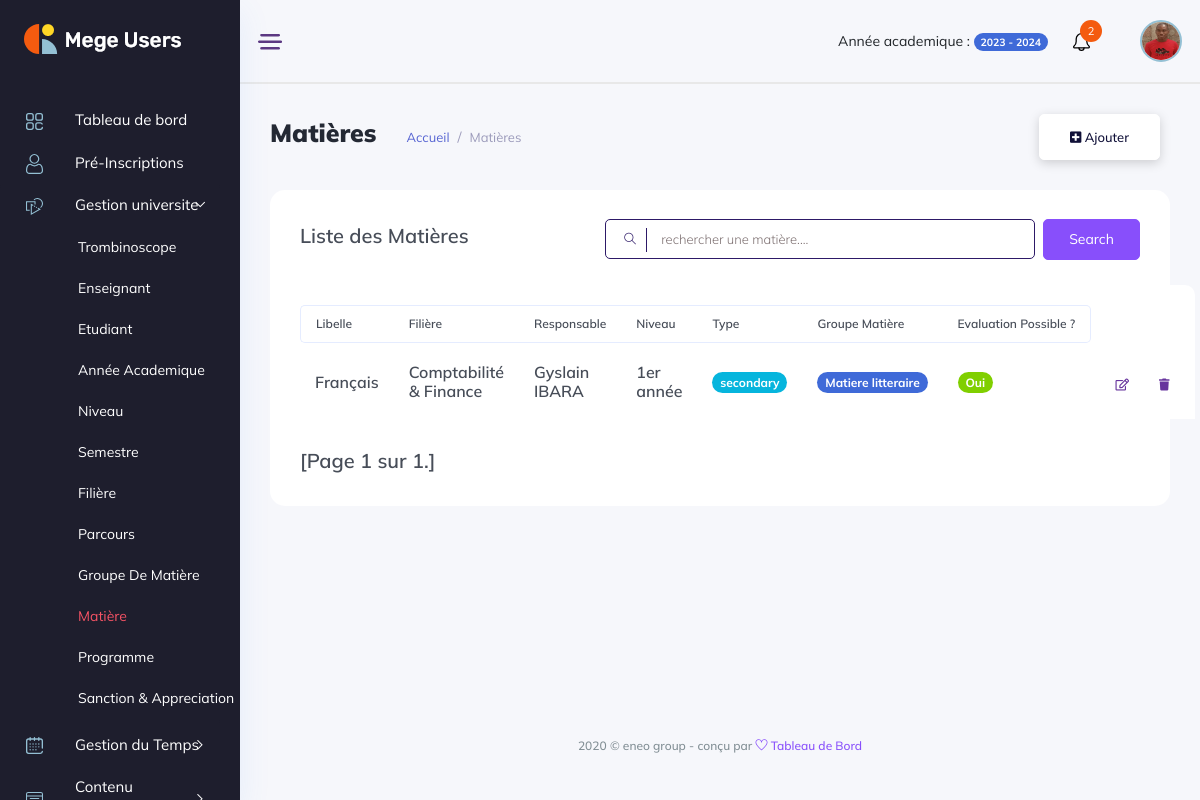
/gestion_universite/matières/ (signed in), run on the app's committed database.
### backend/models/gestion_ecole.py (models this page shows, shortened)
class Subject(models.Model):
    label = models.CharField(max_length=50)
    sector = models.ForeignKey(Sector, on_delete=models.SET_NULL, blank=True, null=True)
    teacher_in_charge = models.ForeignKey(Teacher, on_delete=models.SET_NULL, null=True, blank=True)
    level = models.ForeignKey(Level, on_delete=models.SET_NULL, blank=True, null=True)
    types = [('obligatory', 'Obligatory'), ('secondary', 'Secondary')]
    type = models.CharField(max_length=12, choices=types)
    subject_group = models.ForeignKey(GroupSubject, on_delete=models.SET_NULL, null=True, blank=True)
    possible_evaluation = models.BooleanField(default=True)
    possible_averaging = models.BooleanField(default=True)
    coefficient = models.IntegerField(default=1)
    created_at = models.DateTimeField(auto_now_add=True)
    updated_at = models.DateTimeField(auto_now=True)

class Sector(models.Model):
    title = models.CharField(max_length=50)
    school = models.ForeignKey(Etablishment, on_delete=models.CASCADE, null=True)
    created_at = models.DateTimeField(auto_now_add=True)
    updated_at = models.DateTimeField(auto_now=True)

class Level(models.Model):
    label = models.CharField(max_length=50)
    school = models.ForeignKey(Etablishment, on_delete=models.CASCADE, null=True)
    created_at = models.DateTimeField(auto_now_add=True)
    updated_at = models.DateTimeField(auto_now=True)

class GroupSubject(models.Model):
    title = models.CharField(max_length=50)
    school = models.ForeignKey(Etablishment, on_delete=models.CASCADE, null=True)
    created_at = models.DateTimeField(auto_now_add=True)
    updated_at = models.DateTimeField(auto_now=True)

### backend/models/user_account.py (models this page shows, shortened)
class Teacher(models.Model):
    lastname = models.CharField(max_length=50, blank=True)
    firstname = models.CharField(max_length=50, blank=True)
    address = models.CharField(max_length=50, blank=True)
    tel = models.CharField(max_length=20, blank=True)
    city = models.CharField(max_length=17, choices=cities, blank=True)
    sex = models.CharField(max_length=10, choices=sexes, blank=True)
    bithday = models.DateField(blank=True, null=True)
    nationality = models.CharField(max_length=20, blank=True)
    email = models.CharField(max_length=120, unique=True, blank=True)
    status = models.CharField(max_length=20, blank=True)
    last_diploma = models.CharField(max_length=20, choices=last_diploma, blank=True,)
    picture = models.ImageField(upload_to="teacher_images", blank=True, null=True)
    type_of_counter = models.CharField(max_length=20, blank=True)
    start_of_contrat = models.DateField(blank=True, null=True)
    end_of_contrat = models.DateField(blank=True, null=True)
    created_at = models.DateTimeField(auto_now_add=True, null=True)
    updated_at = models.DateTimeField(auto_now=True, null=True)
    def fullname(self):
        return f"{self.firstname} {self.lastname}"

### manager_dashboard/views/gestion_universite_view.py (called while the page is built)
    def dispatch(self,request, *args, **kwargs):
        if not request.user.is_authenticated:
            return redirect('backend:login')
        if request.user.is_manager or request.user.is_admin:
            return super().dispatch(request, *args, **kwargs)
        return redirect('backend:logout')

    def get(self, request, *args, **kwargs):
        subjects = Subject.objects.filter(level__school=request.user.school)
        items_per_page = 10
        paginator = Paginator(subjects, items_per_page)
        page = request.GET.get('page')
        try:
            data_page = paginator.page(page)
        except PageNotAnInteger:
            data_page = paginator.page(1)
        except EmptyPage:
            data_page = paginator.page(paginator.num_pages)
        context = {'subjects':data_page}
        return render(request, template_name=self.template, context=context)

### manager_dashboard/templates/manager_dashboard/gestion_universite/matieres.html (shortened to what this page needs)
{% extends '../base.html' %}
{% load static %}
{% block content %}
<div class="main_content_iner overly_inner ">
    <div class="container-fluid p-0 ">
        <div class="row">
            <div class="col-12">
                <div class="page_title_box d-flex flex-wrap align-items-center justify-content-between">
                    <div class="page_title_left d-flex align-items-center">
                        <h3 class="f_s_25 f_w_700 dark_text mr_30">Matières</h3>
                        <ol class="breadcrumb page_bradcam mb-0">
                            <li class="breadcrumb-item"><a class='text-primary' href='{% url "manager_dashboard:index" %}'>Accueil</a></li>
                            <li class="breadcrumb-item"><a href="">Matières</a></li>
                        </ol>
                    </div>
                    <div class="page_title_right">
                        <div class="page_date_button d-flex align-items-center">
                            <a href='{% url "manager_dashboard:add_subject" %}' class="white_btn3"> <i class="fas fa-plus-square"></i> Ajouter</a>
                        </div>
                    </div>
                </div>
            </div>
        </div>
        <div class="row">
            <div class="col-lg-12">
                <div class="white_card card_height_100 mb_30 pt-4">
                    <div class="white_card_body">
                        <div class="QA_section">
                            <div class="white_box_tittle list_header">
                                <h4>Liste des Matières</h4>
                                <div class="box_right d-flex lms_block">
                                    <div class="serach_field_2">
                                        <div class="search_inner">
                                            <form Active="#">
                                                <div class="search_field">
                                                    <input type="text" placeholder="rechercher une matière....">
                                                </div>
                                                <button type="submit"> <i class="ti-search"></i> </button>
                                            </form>
                                        </div>
                                    </div>
                                    <div class="add_button ms-2">
                                        <a href="#" data-toggle="modal" data-target="#addcategory" class="btn_1">search</a>
                                    </div>
                                </div>
                            </div>
                            <div class="QA_table mb_30">
                                <table class="table lms_table_active ">
                                    <thead>
                                        <tr>
                                            <th scope="col">Libelle</th>
                                            <th scope="col">Filière</th>
                                            <th scope="col">Responsable</th>
                                            <th scope="col">Niveau</th>
                                            <th scope="col">Type</th>
                                            <th scope="col">Groupe Matière</th>
                                            <th scope="col">Evaluation possible ?</th>
                                        </tr>
                                    </thead>
                                    <tbody id="elementList">
                                        {% for subject in subjects %}
                                            <tr data-id="{{ subject.id }}">
                                                <td><h6> {{ subject.label }} </h6></td>
                                                <td><h6> {{ subject.sector.title }} </h6></td>
                                                <td> <h6> {{ subject.teacher_in_charge.fullname }} </h6> </td>
                                                <td><h6> {{ subject.level.label }} </h6></td>
                                                <td><h6><span class="badge rounded-pill bg-info">{{ subject.type }}</span></h6></td>
                                                <td><h6><span class="badge rounded-pill bg-primary"> {{ subject.subject_group.title }} </span></h6></td>
                                                <td>
                                                    {% if subject.possible_evaluation %}
                                                        <h6><span class="badge rounded-pill bg-success"> Oui </span></h6>
                                                    {% else %}
                                                        <h6><span class="badge rounded-pill bg-danger"> Non </span></h6>
                                                    {% endif %}
                                                </td>
                                                <td>
                                                    <div class="action_btns d-flex">
                                                        <a href='{% url "manager_dashboard:edit_subject" subject.id %}' class="action_btn mr_10"> <i class="far fa-edit"></i> </a>
                                                        <a href="#" onclick='deleteSubject({{ subject.id }})' class="action_btn"> <i class="fas fa-trash"></i> </a>
                                                    </div>
                                                </td>
                                            </tr>
                                        {% endfor %}
                                    </tbody>
                                </table>
                            </div>
                            <div class="pagination">
                                <h4 class="step-links">
                                    <span class="current">
                                        [Page {{ subjects.number }} sur {{ subjects.paginator.num_pages }}.]
                                    </span>
                                </h4>
                            </div>
                        </div>
                    </div>
                </div>
            </div>
        </div>
    </div>
</div>
{% endblock content %}

### data on the page
Subject: label "Français", sector "Comptabilité & Finance", teacher_in_charge.fullname "Gyslain IBARA", level.label "1er année", type "secondary", subject_group "Matiere litteraire", possible_evaluation "Oui"

### other printed values
{{ subjects.number }} "1"
{{ subjects.paginator.num_pages }} "1"
